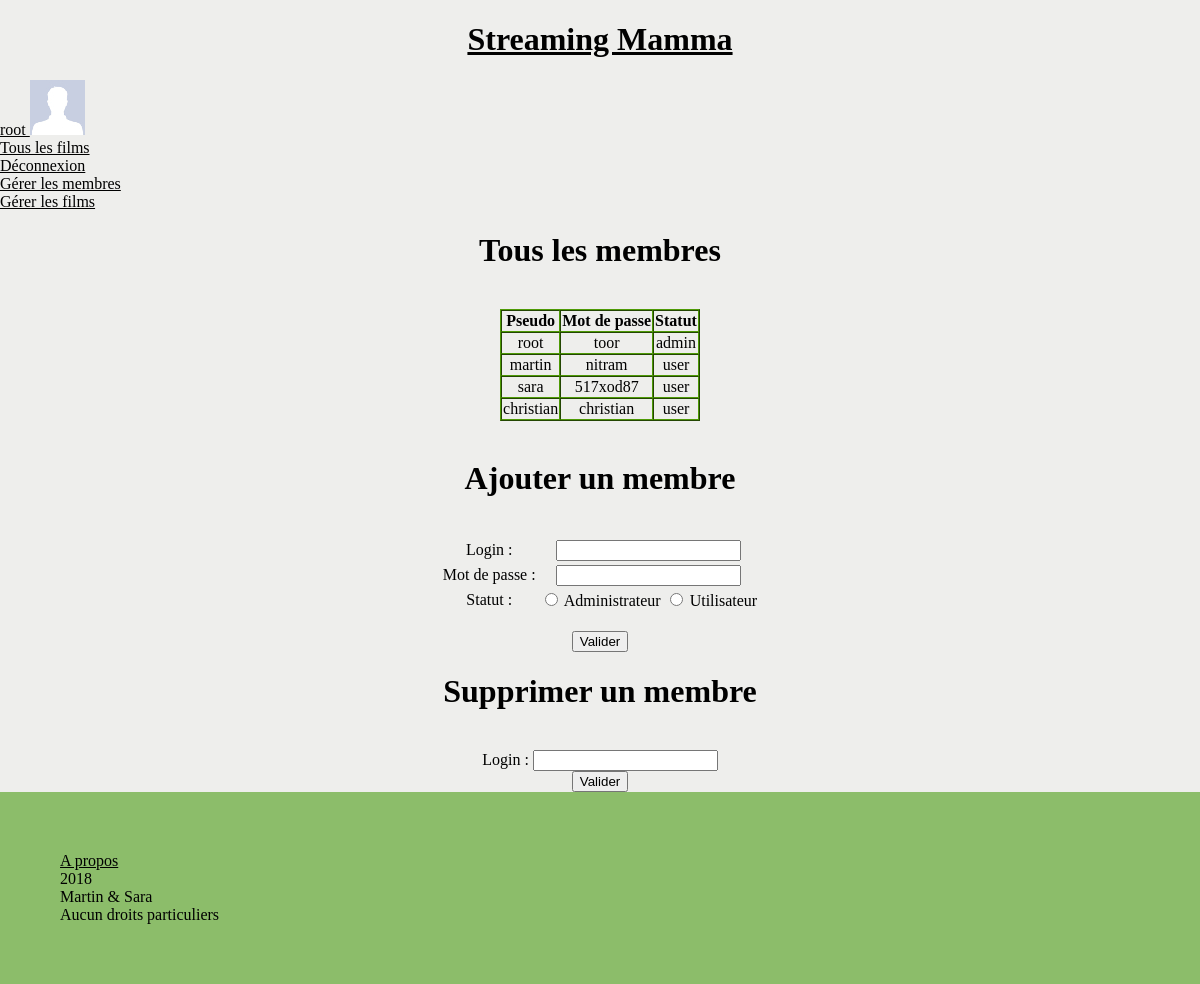
/pages/gerer_membres.php (signed in), run on the app's committed database.
### tables this page shows
CREATE TABLE IF NOT EXISTS `utilisateurs` (
`idusr` int(2) NOT NULL,
  `login` varchar(20) NOT NULL,
  `passwd` varchar(20) NOT NULL,
  `prenom` varchar(30) NOT NULL,
  `nom` varchar(30) NOT NULL,
  `statut` varchar(10) NOT NULL
);

### pages/gerer_membres.php (the view, shortened to what this page needs)
<?php
include("db_connect.php");
?>
<!doctype html>
<html>
    <head>
		<link rel="stylesheet" href="style/style.css" />
    </head>
    <body>
        <?php include('header.php'); ?>
        <main class="gestion">
        <h1>Tous les membres</h1><br/>
        <?php
            $rqtAfficher = mysqli_query($link, "SELECT * FROM utilisateurs") or die(mysql_error());
            echo "<table cellspacing=\"0\" border=\"1\"><tr><th>Pseudo</th><th>Mot de passe</th><th>Statut</th></tr>";
            while ($row = mysqli_fetch_assoc($rqtAfficher)) {
		        echo "<tr><td>".$row["login"]."</td><td>" . $row["passwd"]. "</td><td>".$row["statut"]."</td></tr>";
	        }
	        echo"</table><br/>";
        ?>
        <h1>Ajouter un membre</h1><br/>
        <form action="gerer_membres.php" method="post"><table>
            <tr><td>Login :</td>
                <td><input name="login_add" type="text"></td></tr>
            <tr><td>Mot de passe :</td>
                <td><input name="password" type="text"></td></tr>
            <tr><td>Statut :</td>
                <td><input type="radio" id ="statutAdmin" name="statut" value="admin">
                <label for="statutAdmin">Administrateur</label>
                <input type="radio" id ="statutUser" name="statut" value="user">
                <label for="statutUser">Utilisateur</label></td></tr>
        </table><br/>
        <input type="submit" name="ajout" value="Valider"/></form>
        <h1>Supprimer un membre</h1><br/>
        <form action="gerer_membres.php" method="post">
            Login : <input name="login_sup" type="text"><br/>
            <input type="submit" name="supression" value="Valider"/>
        </form>
        </main>
    </body>
</html>

### pages/style/style.css (style rules this page uses)
html { height: 100%; margin: 0; }
body { background-color:#eeeeec; height: 100%; position: relative; margin: 0; }
main { min-height: 45%; }
a { color: black; }
h1 { text-align: center; color: #000000; }
form { text-align: center; color: #000000; }
table { margin: auto; color: #000000; border-color:#4e9a06; }
td, th { text-align: center; color: #000000; }
footer { background-color:#8cbd6a; padding: 5%; position: relative; bottom: 0; left: 0; right: 0; }

### data on the page
utilisateurs: login "root", passwd "toor", statut "admin"
utilisateurs: login "martin", passwd "nitram", statut "user"
utilisateurs: login "sara", passwd "517xod87", statut "user"
utilisateurs: login "christian", passwd "christian", statut "user"

### other printed values
$_SESSION['login'] "root"
